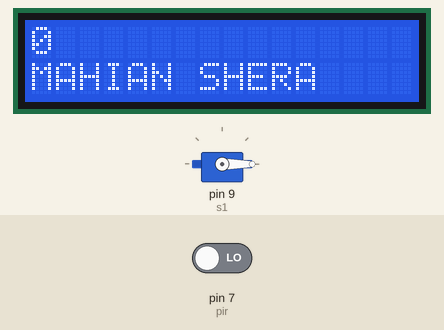
Recording of a sketch running on a simulated Arduino Uno, built with avr-gcc and run on an emulated ATmega328P. Shown: 16×2 character LCD, servo. The test bench sets the inputs (shaded band); at power-on: pin 7 (pir) LOW. What the sketch prints to the serial monitor is not drawn.

Above: at 2.6 s.
2.7 s: pin 7 (pir) driven HIGH
At 5.0 s:
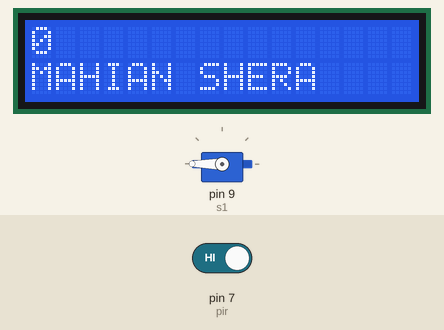
At 7.8 s:
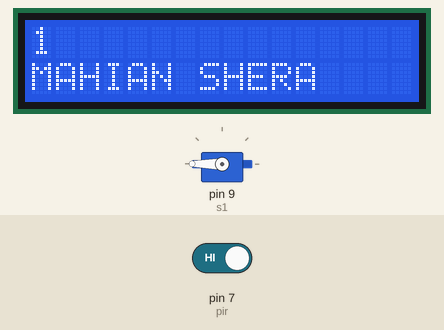
Timing chart, 0 to 9.3 s (numbered marks = the images above; inputs shaded):
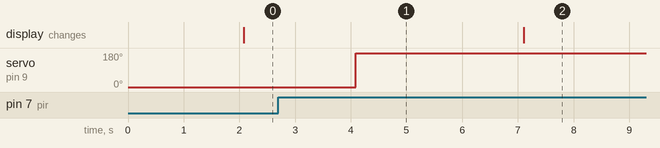

Measured:
- after the input at 2.7 s, servo on pin 9 (s1): 0° → 180° after 1.4 s

The sketch:

gate_1_with_lcd_with_e.ino
```cpp
#include<Servo.h>
#include<LiquidCrystal_I2C.h>
#include<Wire.h>
LiquidCrystal_I2C lcd(0x27, 16, 2);

Servo s1;
int pir =7;
int count;

void setup()
{
Serial.begin(9600);
lcd.begin();
s1.attach(9);
pinMode(pir,INPUT);


}

void loop()
{
int detect=digitalRead(pir);   // read status of sensor
if(detect==HIGH)               // if sensor detects obstacle
{
count=count+1;

s1.write(270);
delay(1000);
}
else{
  s1.write(0);
  }

delay(2000);
Serial.println(count);
lcd.setCursor(0,0);

lcd.print(count);


lcd.setCursor(0,1);

lcd.print ("MAHIAN SHERA");

}
```
